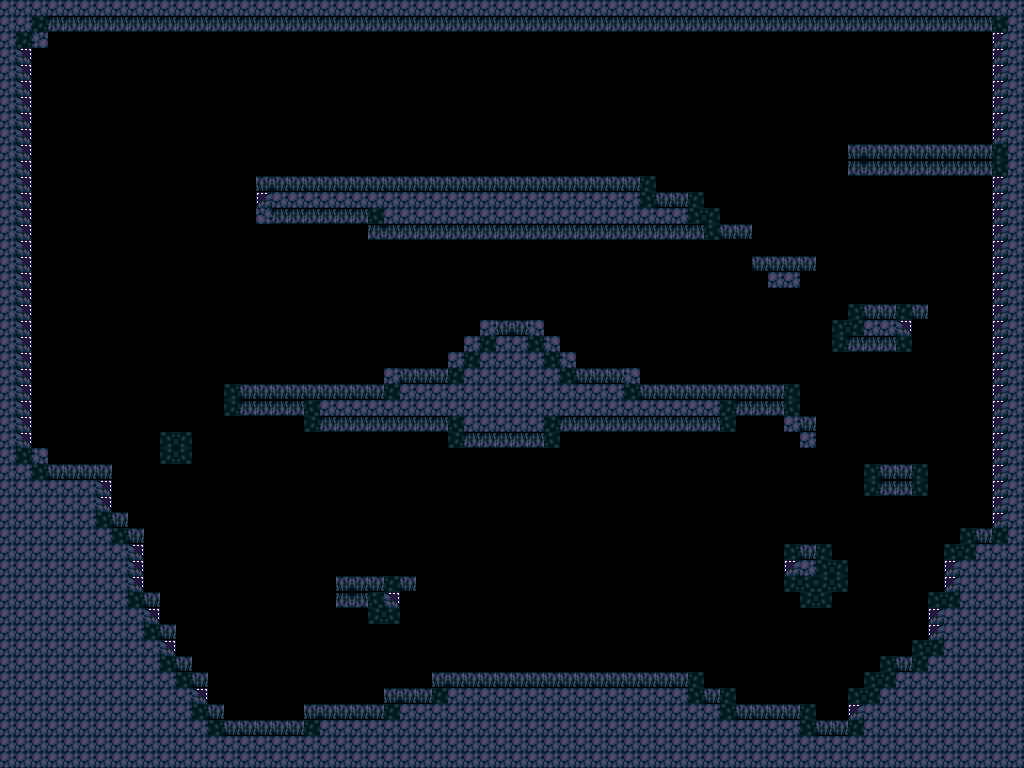

Below is a game level as drawn by its tile map, then a one-line description and the .tmx that defines it (tile-layer data replaced by summaries):
An orthogonal 64x48 tile map with 16x16 px tiles, 3 tile layers (middleground, collision, foreground), 2 tilesets.

<map version="1.9" tiledversion="1.9.2" orientation="orthogonal" renderorder="right-down" width="64" height="48" tilewidth="16" tileheight="16" infinite="0" nextlayerid="5" nextobjectid="1">
 <tileset firstgid="1" name="collision" tilewidth="16" tileheight="16" tilecount="32" columns="16">
  <image source="../collission_tileset.png" width="256" height="32" />
 </tileset>
 <tileset firstgid="33" name="crateria" tilewidth="16" tileheight="16" tilecount="32" columns="16">
  <image source="../crateria_tileset.png" width="256" height="32" />
 </tileset>
 <layer id="4" name="middleground" width="64" height="48">
  <data>[3072 cells, 0 non-empty, 0 distinct tile ids]</data>
 </layer>
 <layer id="1" name="collision" width="64" height="48">
  <data>[3072 cells, 1075 non-empty, 2 distinct tile ids]</data>
 </layer>
 <layer id="2" name="foreground" width="64" height="48">
  <data>[3072 cells, 1077 non-empty, 7 distinct tile ids]</data>
 </layer>
</map>